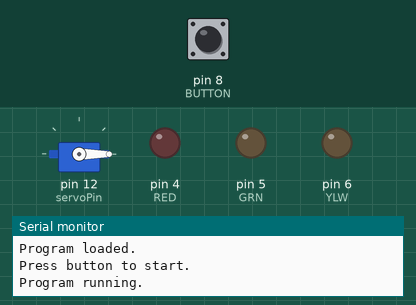
A sketch run on a simulated Arduino Uno, built with avr-gcc and run on an emulated ATmega328P. Parts: servo, output pins drawn as LEDs (lit = HIGH), the last lines printed to the serial monitor. The test bench sets the inputs (shaded band); at power-on: pin 8 (BUTTON) HIGH.

Above: at 0.4 s.
At 5.4 s:
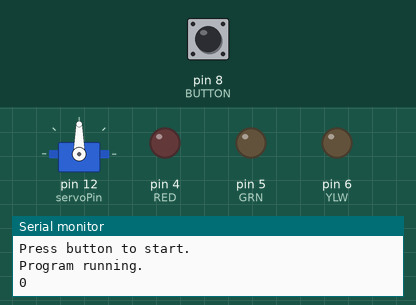
Timing chart, 0 to 6.9 s (numbered marks = the images above):
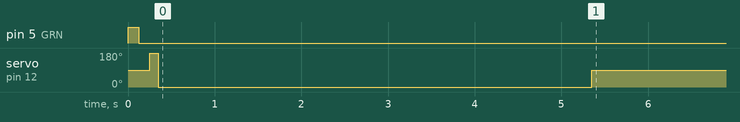

The sketch:

M452Lab5Sweep.ino
```cpp
/********************************************************************
  M452Lab7Plot (v1.8)
  Original by B. Surgenor, 23/10/2020 (based on Lab5SharpPlot)
  - 500 point limit and red LED at end, as recommended from Lab#3
  Modified by Connor Russo, Joshua Chan, 2024/03/11
  - Move servo motor to sweep for light

  Reads Photoresistor voltage continuously and plots 500 points


  Program ready, green LED flashing
  Button press to start, yellow LED on when reading
  Flashes red after 500 points plotted
  Reset button to repeat (or close and open serial plotter)
*********************************************************************/

// Pin Assignments
int RED = 4;         //red LED Pin
int GRN = 5;         //green LED Pin
int YLW = 6;         //yellow LED Pin
int BUTTON = 8;      //push button

int LIGHT = A0;     //photoresistor pin (can't be lowercase a0)

int servoPin = 12;
int servoAngle; //angle of the servo roughly 0-180
int pulseWidth;
#include <Servo.h>
Servo myservo;

//global variables
float result;          //A to D value from photoresistor
float mvresult;        //millivolt value for photoresistor
unsigned long time;
unsigned long start;
unsigned long time_start;
// Setup Routine
void setup()
{

  pinMode(servoPin, OUTPUT);
  // initialize led pins as outputs.
  pinMode(GRN, OUTPUT);
  pinMode(YLW, OUTPUT);
  pinMode(RED, OUTPUT);

  //initialize pins as inputs
  pinMode(BUTTON, INPUT);
  pinMode(LIGHT, INPUT);

  //initialize serial printout
  Serial.begin(9600);
  Serial.println(2400);            // set desired max vertical scale
  Serial.println(0);

  //Program Initalization
  Serial.println("Program loaded.");
  Serial.println("Press button to start.");

  //initialize servo and define pin
  myservo.attach(servoPin);

  do {
    toggleLED(GRN);         // Green LED flashing
    myservo.write(180);
    delay(100);
    myservo.write(0);
  }while(digitalRead(BUTTON)== LOW);
    Serial.println("Program running.");
  delay(1000); // give user chance to get ready before plotting starts after button press
  time_start = millis();
}

// Main Loop
void loop() {
  time = millis() - time_start;
  Serial.println(time);
  do{
    myservo.write(0);
    time = millis() - time_start;
  }while(time <4000);
    // result = analogRead(LIGHT);               //read the value of photoresistor
    // mvresult = map(result, 0, 1024, 0, 5000);
  do{
    myservo.write(90);
    time = millis() - time_start;
  }while(4000 < time < 9000);

  do{
    myservo.write(180);
    time = millis() - time_start;
  }while(9000 < time < 14000);

  do{
    myservo.write(90);
    time = millis() - time_start;
  }while(14000 < time < 19000);

  do{
    myservo.write(0);
    time = millis() - time_start;
  }while(20000 < time);


  //  turnOnLED(YLW);
  //  start = millis();
  //  for(int ii = 0; ii < (495); ii++){

  //  result = analogRead(LIGHT);               //read the value of photoresistor
  //  mvresult = map(result, 0, 1024, 0, 5000);  //convert value to millivolts

  //  time = (millis()-start)/10;                //time is in msec, plot in msec/10
  //  if (time>2000){                            // to give 2000 for 20 sec plot
  //      time = 2000;
  //  }

  // //    Serial.print(time);           // commented out for Part 1
  // //    Serial.print(" ");            // commented out for Part 1
  //     Serial.println(mvresult);
  // //    delay(40);                    // commented out for Part 1
  //  }
  //     turnOnLED(RED);  // end of program
  // do{
  //     toggleLED(RED);
  //   }while(-1);        // repeat forever
}

//********** FUNCTIONS (subroutines) **************

//Turn on a single LED, and all other off
void turnOnLED(int COLOUR){
  digitalWrite(GRN, LOW);
  digitalWrite(YLW, LOW);
  digitalWrite(RED, LOW);
  digitalWrite(COLOUR, HIGH);
}

//Toggle an LED on/off
void toggleLED(int colour){
  digitalWrite(colour, HIGH);
  delay(125);
  digitalWrite(colour, LOW);
  delay(125);
}

// Turn servomotor by pulse width
void servoPulse(int servoPin, int myAngle)
{
  int pulseWidth = (myAngle * 10) + 275;
  digitalWrite(servoPin, HIGH);         //set servo high
  delayMicroseconds(pulseWidth);        //microsecond pause
  digitalWrite(servoPin, LOW);
  }      //set servo low
```

Measured:
- by itself, servo on pin 12 (servoPin): 90° → 180° at 0.25 s, → 0° 0.10 s later, → 90° 5.0 s later
